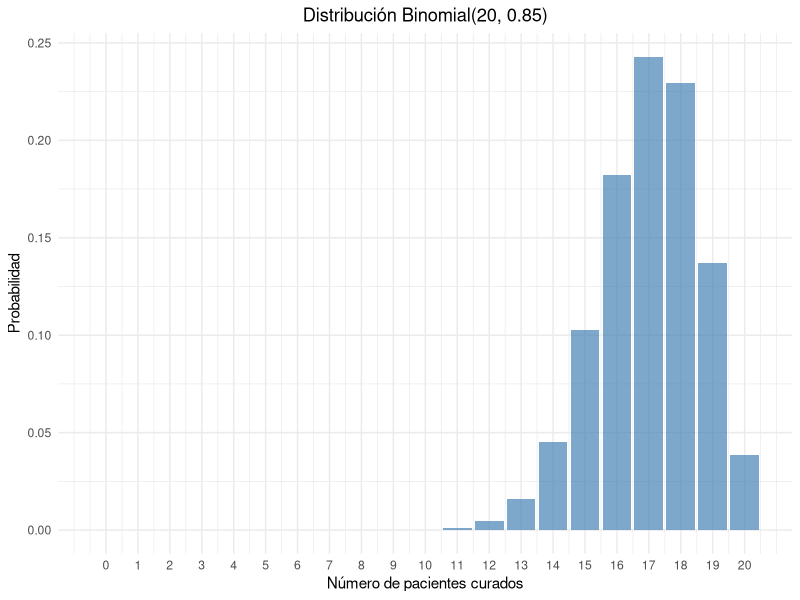
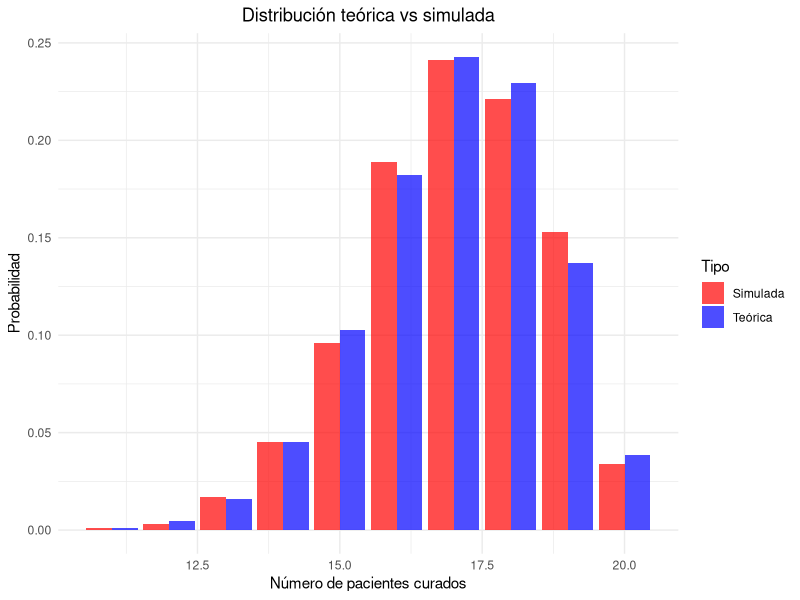
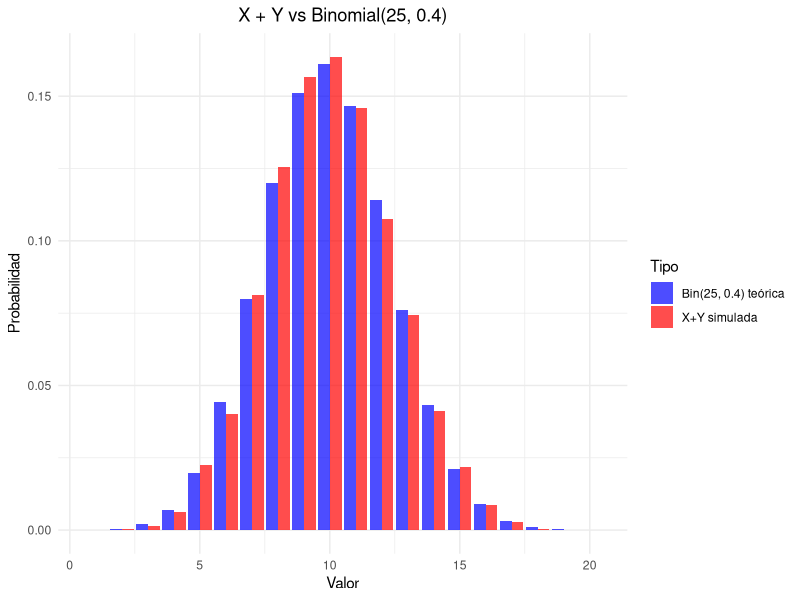
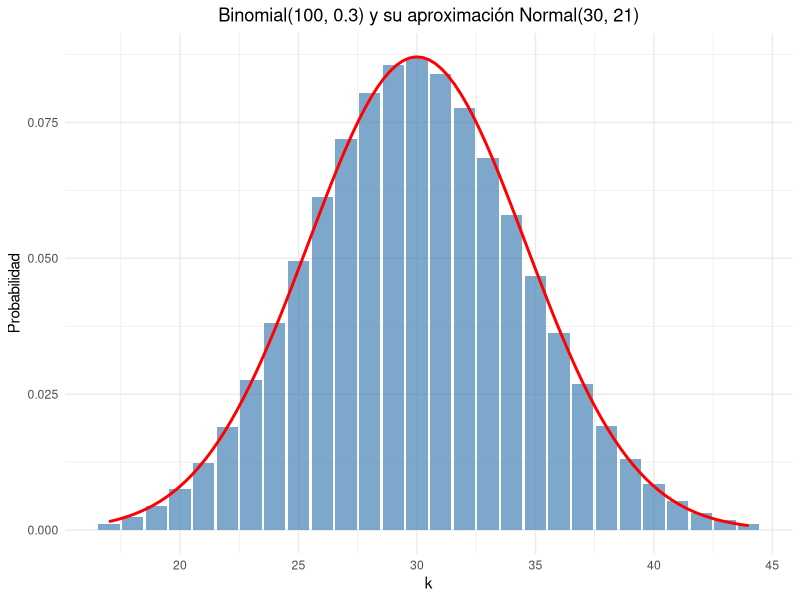
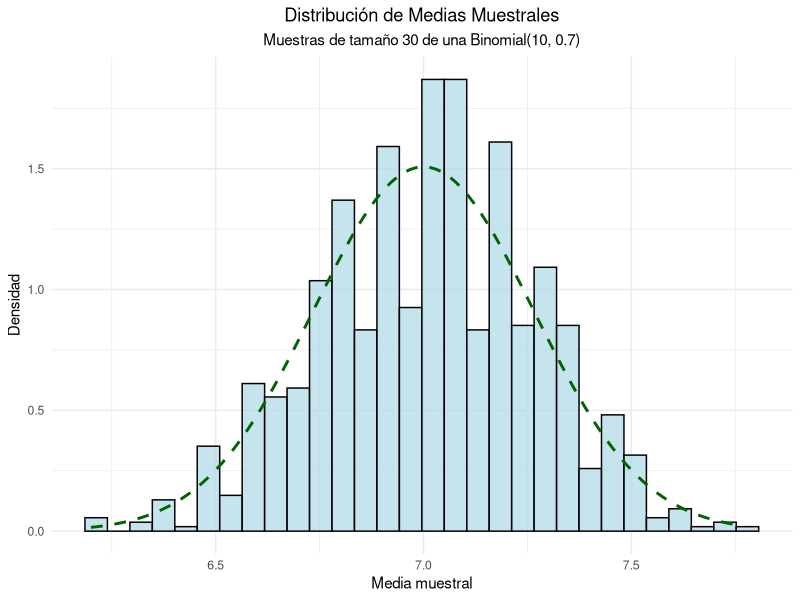
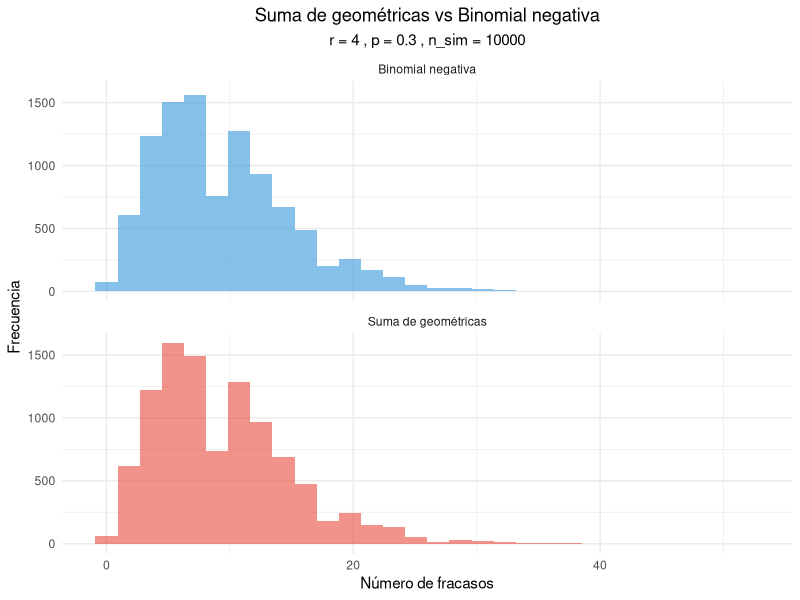
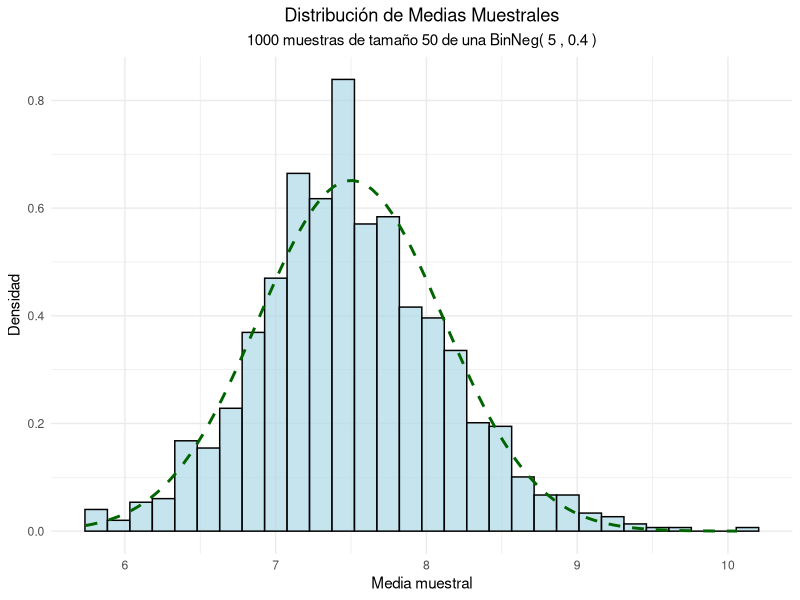
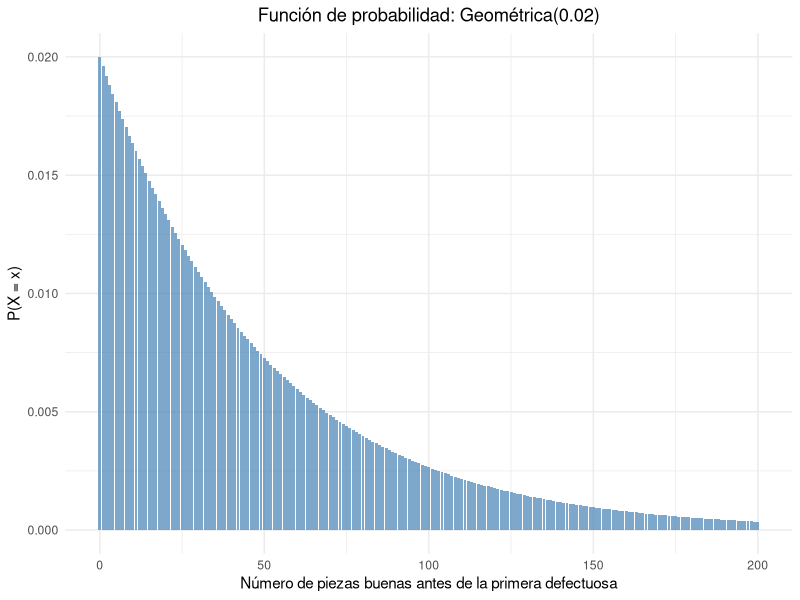

Write the R code that produced these figures, in order.
## ---- chunk 1
#| label: setup
#| include: false
library(ggplot2)
library(knitr)
library(kableExtra)
## ---- chunk 2
# a) grafica
#| label: ej1-grafica
#| code-fold: true
#| fig-align: center

n_med <- 20
p_med <- 0.85

k_med <- 0:n_med
prob_med <- dbinom(k_med, n_med, p_med)
datos_med <- data.frame(k = k_med, probabilidad = prob_med)

ggplot(datos_med, aes(x = k, y = probabilidad)) +
  geom_col(fill = "steelblue", alpha = 0.7) +
  scale_x_continuous(breaks = k_med) +
  labs(title = "Distribución Binomial(20, 0.85)",
       x = "Número de pacientes curados",
       y = "Probabilidad") +
  theme_minimal() +
  theme(plot.title = element_text(hjust = 0.5))
## ---- chunk 3
# b) Eperanza, Varianza y desviación estandar
media_med <- n_med * p_med
var_med <- n_med * p_med * (1 - p_med)
sd_med <- sqrt(var_med)

cat("Esperanza:", media_med, "\n")
cat("Varianza:", var_med, "\n")
cat("Desviación estándar:", round(sd_med, 4), "\n")
## ---- chunk 4
# c) Simulación de 1000 experimentos
set.seed(123)
sim_med <- rbinom(1000, n_med, p_med)

cat("Media teórica:", media_med, "| Media observada:", round(mean(sim_med), 4), "\n")
cat("Varianza teórica:", var_med, "| Varianza observada:", round(var(sim_med), 4), "\n")
cat("Desv. estándar teórica:", round(sd_med, 4), "| Desv. estándar observada:", round(sd(sim_med), 4), "\n")
## ---- chunk 5
#| code-fold: true
#| fig-align: center

freq_obs <- table(sim_med) / 1000
k_sim <- as.numeric(names(freq_obs))

comp_med <- data.frame(
  k = rep(k_sim, 2),
  Probabilidad = c(as.numeric(freq_obs), dbinom(k_sim, n_med, p_med)),
  Tipo = rep(c("Simulada", "Teórica"), each = length(k_sim))
)

ggplot(comp_med, aes(x = k, y = Probabilidad, fill = Tipo)) +
  geom_col(position = "dodge", alpha = 0.7) +
  scale_fill_manual(values = c("Teórica" = "blue", "Simulada" = "red")) +
  labs(title = "Distribución teórica vs simulada",
       x = "Número de pacientes curados",
       y = "Probabilidad") +
  theme_minimal() +
  theme(plot.title = element_text(hjust = 0.5))
## ---- chunk 6
#| code-fold: true
#| fig-align: center

set.seed(123)
n1 <- 10
m1 <- 15
p_t <- 0.4
n_sim <- 10000

X <- rbinom(n_sim, n1, p_t)
Y <- rbinom(n_sim, m1, p_t)
suma <- X + Y

cat("Media de X+Y:", round(mean(suma), 4), "| Teórica:", (n1 + m1) * p_t, "\n")
cat("Varianza de X+Y:", round(var(suma), 4), "| Teórica:", (n1 + m1) * p_t * (1 - p_t), "\n")

freq_suma <- table(suma) / n_sim
k_suma <- as.numeric(names(freq_suma))

comp_suma <- data.frame(
  k = rep(k_suma, 2),
  Probabilidad = c(as.numeric(freq_suma), dbinom(k_suma, n1 + m1, p_t)),
  Tipo = rep(c("X+Y simulada", "Bin(25, 0.4) teórica"), each = length(k_suma))
)

ggplot(comp_suma, aes(x = k, y = Probabilidad, fill = Tipo)) +
  geom_col(position = "dodge", alpha = 0.7) +
  scale_fill_manual(values = c("Bin(25, 0.4) teórica" = "blue", "X+Y simulada" = "red")) +
  labs(title = "X + Y vs Binomial(25, 0.4)",
       x = "Valor",
       y = "Probabilidad") +
  theme_minimal() +
  theme(plot.title = element_text(hjust = 0.5))
## ---- chunk 7
#| code-fold: true
#| fig-align: center

n_ap <- 100
p_ap <- 0.3

cat("np =", n_ap * p_ap, "≥ 5:", n_ap * p_ap >= 5, "\n")
cat("n(1-p) =", n_ap * (1 - p_ap), "≥ 5:", n_ap * (1 - p_ap) >= 5, "\n")

media_ap <- n_ap * p_ap
sd_ap <- sqrt(n_ap * p_ap * (1 - p_ap))

k_ap <- 0:n_ap
datos_ap <- data.frame(k = k_ap, probabilidad = dbinom(k_ap, n_ap, p_ap))
datos_ap <- datos_ap[datos_ap$probabilidad > 0.001, ]

ggplot(datos_ap, aes(x = k, y = probabilidad)) +
  geom_col(fill = "steelblue", alpha = 0.7) +
  geom_function(fun = dnorm, args = list(mean = media_ap, sd = sd_ap),
                color = "red", linewidth = 1) +
  labs(title = "Binomial(100, 0.3) y su aproximación Normal(30, 21)",
       x = "k",
       y = "Probabilidad") +
  theme_minimal() +
  theme(plot.title = element_text(hjust = 0.5))
## ---- chunk 8


set.seed(123)
k_m <- 1000
n_m <- 30
n_b <- 10
p_b <- 0.7

medias <- replicate(k_m, mean(rbinom(n_m, n_b, p_b)))

ggplot(data.frame(Medias = medias)) +
  geom_histogram(aes(x = Medias, after_stat(density)), bins = 30,
                 fill = "lightblue", color = "black", alpha = 0.7) +
  geom_function(fun = dnorm, args = list(mean = n_b * p_b, sd = sqrt(2.1 / 30)),
                color = "darkgreen", linetype = "dashed", linewidth = 1) +
  labs(title = "Distribución de Medias Muestrales",
       subtitle = "Muestras de tamaño 30 de una Binomial(10, 0.7)",
       x = "Media muestral",
       y = "Densidad") +
  theme_minimal() +
  theme(plot.title = element_text(hjust = 0.5),
        plot.subtitle = element_text(hjust = 0.5))

cat("Media teórica:", n_b * p_b, "| Media observada:", round(mean(medias), 4), "\n")
cat("Varianza teórica:", round(2.1 / 30, 4), "| Varianza observada:", round(var(medias), 4), "\n")
## ---- chunk 9
#| code-fold: true
#| fig-align: center

comparar_geo_binneg <- function(r, p, n_sim) {
  
  # Suma de r geométricas
  suma_geo <- replicate(n_sim, sum(rgeom(r, prob = p)))
  
  # Binomial negativa directa
  binneg <- rnbinom(n_sim, size = r, prob = p)
  
  # Data frame para el gráfico
  datos <- data.frame(
    valores = c(suma_geo, binneg),
    metodo = rep(c("Suma de geométricas", "Binomial negativa"), each = n_sim)
  )
  
  ggplot(datos, aes(x = valores, fill = metodo)) +
    geom_histogram(alpha = 0.6, bins = 30, position = "identity") +
    facet_wrap(~metodo, ncol = 1) +
    labs(title = "Suma de geométricas vs Binomial negativa",
         subtitle = paste("r =", r, ", p =", p, ", n_sim =", n_sim),
         x = "Número de fracasos",
         y = "Frecuencia") +
    theme_minimal() +
    theme(legend.position = "none",
          plot.title = element_text(hjust = 0.5),
          plot.subtitle = element_text(hjust = 0.5)) +
    scale_fill_manual(values = c("#3498DB", "#E74C3C"))
}

# Ejemplo de uso
set.seed(123)
comparar_geo_binneg(r = 4, p = 0.3, n_sim = 10000)
## ---- chunk 10
set.seed(123)
k_m <- 1000
n_m <- 50
r_tcl <- 5
p_tcl <- 0.4

# Parámetros teóricos
mu_tcl <- r_tcl * (1 - p_tcl) / p_tcl
var_tcl <- r_tcl * (1 - p_tcl) / (p_tcl^2)

# Medias muestrales
medias <- replicate(k_m, mean(rnbinom(n_m, size = r_tcl, prob = p_tcl)))

ggplot(data.frame(Medias = medias)) +
  geom_histogram(aes(x = Medias, after_stat(density)), bins = 30,
                 fill = "lightblue", color = "black", alpha = 0.7) +
  geom_function(fun = dnorm, args = list(mean = mu_tcl, sd = sqrt(var_tcl / n_m)),
                color = "darkgreen", linetype = "dashed", linewidth = 1) +
  labs(title = "Distribución de Medias Muestrales",
       subtitle = paste("1000 muestras de tamaño 50 de una BinNeg(", r_tcl, ",", p_tcl, ")"),
       x = "Media muestral",
       y = "Densidad") +
  theme_minimal() +
  theme(plot.title = element_text(hjust = 0.5),
        plot.subtitle = element_text(hjust = 0.5))

cat("Media teórica:", mu_tcl, "| Media observada:", round(mean(medias), 4), "\n")
cat("Varianza teórica de la media:", round(var_tcl / n_m, 4), "| Varianza observada:", round(var(medias), 4), "\n")
## ---- chunk 11
# a) grafica
p_maq <- 0.02

k_maq <- 0:200
datos_maq <- data.frame(
  k = k_maq,
  Probabilidad = dgeom(k_maq, p_maq),
  Acumulada = pgeom(k_maq, p_maq)
)

# Función de probabilidad
ggplot(datos_maq, aes(x = k, y = Probabilidad)) +
  geom_col(fill = "steelblue", alpha = 0.7) +
  labs(title = "Función de probabilidad: Geométrica(0.02)",
       x = "Número de piezas buenas antes de la primera defectuosa",
       y = "P(X = x)") +
  theme_minimal() +
  theme(plot.title = element_text(hjust = 0.5))

# Función de distribución
ggplot(datos_maq, aes(x = k, y = Acumulada)) +
  geom_step(color = "darkgreen", linewidth = 1) +
  labs(title = "Función de distribución: Geométrica(0.02)",
       x = "Número de piezas buenas antes de la primera defectuosa",
       y = "P(X ≤ x)") +
  theme_minimal() +
  theme(plot.title = element_text(hjust = 0.5))
## ---- chunk 12
# b) ESperanza y varianza
media_maq <- (1 - p_maq) / p_maq
var_maq <- (1 - p_maq) / (p_maq^2)
sd_maq <- sqrt(var_maq)

cat("Esperanza:", media_maq, "\n")
cat("Varianza:", var_maq, "\n")
cat("Desviación estándar:", round(sd_maq, 4), "\n")
## ---- chunk 13
# simulación
set.seed(123)
n_sim <- 10000
sim_maq <- rgeom(n_sim, p_maq)

cat("Media teórica:", media_maq, "| Media observada:", round(mean(sim_maq), 4), "\n")
cat("Varianza teórica:", var_maq, "| Varianza observada:", round(var(sim_maq), 4), "\n")
cat("Desv. estándar teórica:", round(sd_maq, 4), "| Desv. estándar observada:", round(sd(sim_maq), 4), "\n")
## ---- chunk 14
# d) propieda de la falta de memoria
s <- 30
t <- 20

# P(X >= s + t)
prob_s_t <- 1 - pgeom(s + t - 1, p_maq)

# P(X >= s)
prob_s <- 1 - pgeom(s - 1, p_maq)

# P(X >= t)
prob_t <- 1 - pgeom(t - 1, p_maq)

# P(X >= s + t | X >= s)
prob_condicional <- prob_s_t / prob_s

cat("P(X ≥", s + t, "| X ≥", s, ") =", round(prob_condicional, 6), "\n")
cat("P(X ≥", t, ") =", round(prob_t, 6), "\n")
cat("¿Son iguales?", abs(prob_condicional - prob_t) < 1e-10, "\n")
## ---- chunk 15
set.seed(123)
k_m <- 1000
n_m <- 50
p_tcl <- 0.2

# Parámetros teóricos
mu_tcl <- (1 - p_tcl) / p_tcl
var_tcl <- (1 - p_tcl) / (p_tcl^2)

# Medias muestrales
medias <- replicate(k_m, mean(rgeom(n_m, p_tcl)))
## ---- chunk 16
ggplot(data.frame(Medias = medias)) +
  geom_histogram(aes(x = Medias, after_stat(density)), bins = 30,
                 fill = "lightblue", color = "black", alpha = 0.7) +
  geom_function(fun = dnorm, args = list(mean = mu_tcl, sd = sqrt(var_tcl / n_m)),
                color = "darkgreen", linetype = "dashed", linewidth = 1) +
  labs(title = "Distribución de Medias Muestrales",
       subtitle = "1000 muestras de tamaño 50 de una Geométrica(0.2)",
       x = "Media muestral",
       y = "Densidad") +
  theme_minimal() +
  theme(plot.title = element_text(hjust = 0.5),
        plot.subtitle = element_text(hjust = 0.5))

cat("Media teórica:", mu_tcl, "| Media observada:", round(mean(medias), 4), "\n")
cat("Varianza teórica de la media:", var_tcl / n_m, "| Varianza observada:", round(var(medias), 4), "\n")
## ---- chunk 17
N <- 50
K <- 10
n <- 8

x <- 0:8
prob <- dhyper(x, K, N - K, n)

tabla <- data.frame(x = x, Probabilidad = round(prob, 4))
tabla

# Media, varianza y desviación estándar
media <- n * K / N
varianza <- n * (K / N) * (1 - K / N) * (N - n) / (N - 1)
desv <- sqrt(varianza)

cat("Media:", media, "\n")
cat("Varianza:", round(varianza, 4), "\n")
cat("Desviación estándar:", round(desv, 4), "\n")
## ---- chunk 18
barplot(prob, names.arg = x, col = "steelblue",
        main = "Hipergeométrica(50, 10, 8)",
        xlab = "Número de piezas defectuosas", ylab = "Probabilidad")


## ---- chunk 19
par(mfrow = c(2, 2)) 
for (K in c(5, 15, 25, 40)) { barplot(dhyper(0:10, K, 50 - K, 10), names.arg = 0:10, col = "purple", main = paste("K =", K), xlab = "x", ylab = "Probabilidad") }
## ---- chunk 20
par(mfrow = c(2, 2))
for (n in c(5, 10, 20, 30)) {
  barplot(dhyper(0:n, 20, 30, n), names.arg = 0:n, col = "orange",
          main = paste("n =", n), xlab = "x", ylab = "Probabilidad")
}
## ---- chunk 21
#| code-fold: true
#| fig-align: center

set.seed(123)
N <- 50
K <- 20
n <- 10

datos <- rhyper(10000, K, N - K, n)

# Valores teóricos
media_teo <- n * K / N
var_teo <- n * (K / N) * (1 - K / N) * (N - n) / (N - 1)

cat("Media teórica:", media_teo, "| Media observada:", round(mean(datos), 4), "\n")
cat("Varianza teórica:", round(var_teo, 4), "| Varianza observada:", round(var(datos), 4), "\n")

# Comparación de la distribución
obs <- table(factor(datos, levels = 0:10)) / 10000
teo <- dhyper(0:10, K, N - K, n)

barplot(rbind(obs, teo), beside = TRUE, names.arg = 0:10,
        col = c("red", "blue"),
        main = "Simulada vs Teórica", xlab = "x", ylab = "Probabilidad")
legend("topright", legend = c("Simulada", "Teórica"), fill = c("red", "blue"))
## ---- chunk 22
#| label: tcl
#| code-fold: true
#| fig-align: center

set.seed(123)
medias <- replicate(1000, mean(rhyper(50, K, N - K, n)))

hist(medias, freq = FALSE, breaks = 30, col = "lightblue",
     main = "Distribución de las medias muestrales",
     xlab = "Media muestral", ylab = "Densidad")
curve(dnorm(x, media_teo, sqrt(var_teo / 50)), add = TRUE, col = "red", lwd = 2)

cat("Media teórica:", media_teo, "| Media observada:", round(mean(medias), 4), "\n")
cat("Varianza teórica:", round(var_teo / 50, 4), "| Varianza observada:", round(var(medias), 4), "\n")
## ---- chunk 23
set.seed(123)
lambda_tcl <- 7
tamanos <- c(5, 10, 30, 100)
k_muestras <- 1000

# Medias muestrales para cada tamaño de muestra
data_tcl <- data.frame()
for (n in tamanos) {
  medias <- replicate(k_muestras, mean(rpois(n, lambda_tcl)))
  temp <- data.frame(
    media = medias,
    n = n,
    n_label = paste("n =", n),
    # Media estandarizada: (media - λ) / sqrt(λ/n)
    z = (medias - lambda_tcl) / sqrt(lambda_tcl / n)
  )
  data_tcl <- rbind(data_tcl, temp)
}
data_tcl$n_label <- factor(data_tcl$n_label, levels = paste("n =", tamanos))

# Tabla comparativa de media y varianza
tabla_tcl <- data.frame(
  n = tamanos,
  Media_Teorica = lambda_tcl,
  Media_Observada = sapply(tamanos, function(n) mean(data_tcl$media[data_tcl$n == n])),
  Var_Teorica = lambda_tcl / tamanos,
  Var_Observada = sapply(tamanos, function(n) var(data_tcl$media[data_tcl$n == n]))
)

kable (tabla_tcl, digits = 4,
      caption = "Media y varianza de la media muestral (λ = 7)",
      col.names = c("n", "Media teórica", "Media observada", "Var. teórica", "Var. observada"))
## ---- chunk 24
#| code-fold: true
#| fig-align: center

ggplot(data_tcl, aes(x = z)) +
  geom_histogram(aes(y = after_stat(density)), bins = 30,
                 fill = "lightblue", color = "black", alpha = 0.7) +
  stat_function(fun = dnorm, args = list(mean = 0, sd = 1),
                color = "red", linewidth = 1) +
  facet_wrap(~n_label) +
  labs(title = "Verificación del TCL: Poisson(7)",
       subtitle = "Medias muestrales estandarizadas. Línea roja: N(0,1)",
       x = "Media estandarizada",
       y = "Densidad") +
  theme_minimal() +
  theme(plot.title = element_text(hjust = 0.5),
        plot.subtitle = element_text(hjust = 0.5))
## ---- chunk 25
# a) genero las muestra 
set.seed(123)
n_sim <- 10000
lambda1 <- 3.5
lambda2 <- 2.8

X1 <- rpois(n_sim, lambda1)
X2 <- rpois(n_sim, lambda2)
suma <- X1 + X2
## ---- chunk 26
# b) comparación 
directa <- rpois(n_sim, lambda1 + lambda2)

stats <- data.frame( Método = c("X1 + X2", "Poisson(6.3) directa", "Teórico"), Media = c(mean(suma), mean(directa), 6.3),Varianza = c(var(suma), var(directa), 6.3)
)
kable(stats, digits = 4,
      caption = "Estadísticas de la suma vs Poisson(6.3)")

## ---- chunk 27
# Comparación gráfica
data_comp <- data.frame( valores = c(suma, directa),
                         metodo = rep(c("X1 + X2", "Poisson(6.3)"), each = n_sim)
)
ggplot(data_comp, aes(x = valores, fill = metodo)) +
  geom_histogram(binwidth = 1, center = 0, position = "dodge2", alpha = 0.7) +
  scale_fill_manual(values = c("X1 + X2" = "#3498DB", "Poisson(6.3)" = "#E74C3C")) +
  labs(title = "Suma de Poisson vs Poisson(6.3) directa",
       x = "Número de eventos",
       y = "Frecuencia",
       fill = "Método") +
  theme_minimal() +
  theme(plot.title = element_text(hjust = 0.5))
## ---- chunk 28
# c) suma de la variables poisson
set.seed(456)
X3 <- rpois(n_sim, 1.9)
X4 <- rpois(n_sim, 4.2)
suma4 <- X1 + X2 + X3 + X4
lambda_total <- 3.5 + 2.8 + 1.9 + 4.2

directa4 <- rpois(n_sim, lambda_total)

stats4 <- data.frame(
  Método = c("X1 + X2 + X3 + X4", "Poisson(12.4) directa", "Teórico"),
  Media = c(mean(suma4), mean(directa4), lambda_total),
  Varianza = c(var(suma4), var(directa4), lambda_total)
)

kable(stats4, digits = 4,
      caption = "Estadísticas de la suma de 4 variables vs Poisson(12.4)")

data_comp4 <- data.frame(
  valores = c(suma4, directa4),
  metodo = rep(c("Suma de 4 Poisson", "Poisson(12.4)"), each = n_sim)
)

ggplot(data_comp4, aes(x = valores, fill = metodo)) +
  geom_histogram(binwidth = 1, center = 0, position = "dodge2", alpha = 0.7) +
  scale_fill_manual(values = c("Suma de 4 Poisson" = "#2ECC71", "Poisson(12.4)" = "#F39C12")) +
  labs(title = "Suma de 4 Poisson vs Poisson(12.4) directa",
       x = "Número de eventos",
       y = "Frecuencia",
       fill = "Método") +
  theme_minimal() +
  theme(plot.title = element_text(hjust = 0.5))
## ---- chunk 29
# a) Probabilidad de quedarse sin existencias
lambda_inv <- 8
inventario <- 12

# P(X > 12)
prob_agotarse <- 1 - ppois(inventario, lambda_inv)
cat("P(X > 12) =", round(prob_agotarse, 4), "\n")
## ---- chunk 30
# b) inventario
niveles <- 0:30
prob_agota <- 1 - ppois(niveles, lambda_inv)

nivel_5 <- min(niveles[prob_agota < 0.05])
cat("Inventario mínimo:", nivel_5, "unidades\n")
cat("P(agotarse) con", nivel_5, "unidades =", round(1 - ppois(nivel_5, lambda_inv), 4), "\n")
## ---- chunk 31
# c) costo diario esperado
x <- 0:60
p <- dpois(x, lambda_inv)

costo_esperado <- function(s) {
  sobrantes <- pmax(s - x, 0)
  perdidas <- pmax(x - s, 0)
  10 * s + 2 * sum(sobrantes * p) + 15 * sum(perdidas * p)
}

cat("Costo esperado con 12 unidades: $", round(costo_esperado(12), 2), "\n")
## ---- chunk 32
# nivel optimo de inventario
niveles <- 0:25
costos <- sapply(niveles, costo_esperado)

optimo <- niveles[which.min(costos)]
cat("Nivel óptimo de inventario:", optimo, "unidades\n")
cat("Costo esperado mínimo: $", round(min(costos), 2), "\n")

data_costos <- data.frame(inventario = niveles, costo = costos)

ggplot(data_costos, aes(x = inventario, y = costo)) +
  geom_line(color = "#3498DB", linewidth = 1) +
  geom_point(size = 2) +
  geom_point(data = data_costos[data_costos$inventario == optimo, ],
             color = "red", size = 4) +
  labs(title = "Costo esperado diario según el nivel de inventario",
       subtitle = "Punto rojo: nivel óptimo",
       x = "Unidades en inventario",
       y = "Costo esperado ($)") +
  theme_minimal() +
  theme(plot.title = element_text(hjust = 0.5),
        plot.subtitle = element_text(hjust = 0.5))
## ---- chunk 33
set.seed(123)
n_sim <- 500
muestra <- sample(0:4, n_sim, replace = TRUE)

# Frecuencias observadas
freq_obs <- table(muestra)
freq_rel <- prop.table(freq_obs)

# Comparar con probabilidades teóricas
comparacion <- data.frame(
  Valor = 0:4,
  Prob_Teorica = rep(1/5, 5),
  Freq_Observada = as.numeric(freq_rel)
)

kable(comparacion,
      caption = "Comparación entre probabilidades teóricas y observadas",
      col.names = c("Valor", "Prob. Teórica", "Freq. Observada"),
      digits = 4) |>
  kable_styling(bootstrap_options = "striped")
## ---- chunk 34
ggplot(comparacion) +
  geom_col(aes(x = Valor, y = Freq_Observada), alpha = 0.7, fill = "firebrick") +
  scale_x_continuous(breaks = 0:4) +
  geom_hline(yintercept = 1/5, color = "blue", linetype = "dashed", linewidth = 1) +
  annotate("text", x = 2, y = 1/5 + 0.01, label = "Probabilidad Teórica = 1/5", color = "black") +
  labs(title = paste("Simulación con", n_sim, "observaciones"),
       x = "Valor",
       y = "Probabilidad") +
  theme_minimal() +
  theme(plot.title = element_text(hjust = 0.5))
## ---- chunk 35
set.seed(123)
k_muestra <- 1000
n_muestra <- 50

# Parámetros teóricos
mu <- 5.5
sigma2 <- (10^2 - 1) / 12

# Medias muestrales
medias_muestrales <- replicate(k_muestra, {
  muestra <- sample(1:10, n_muestra, replace = TRUE)
  mean(muestra)
})

hist_data <- data.frame(Medias = medias_muestrales)
## ---- chunk 36
ggplot(hist_data) +
  geom_histogram(aes(x = Medias, after_stat(density)), bins = 30,
                 fill = "lightblue", alpha = 0.7, color = "black") +
  geom_function(fun = dnorm, args = list(mean = mu, sd = sqrt(sigma2 / n_muestra)),
                color = "darkgreen", linetype = "dashed", linewidth = 1) +
  labs(title = "Distribución de Medias Muestrales",
       subtitle = paste("n =", n_muestra, "de una v.a. uniforme discreta en {1,...,10}"),
       x = "Media Muestral",
       y = "Densidad") +
  theme_minimal() +
  theme(plot.title = element_text(hjust = 0.5),
        plot.subtitle = element_text(hjust = 0.5))

# Estadísticas
cat("Media teórica:", mu, "\n")
cat("Media observada:", round(mean(medias_muestrales), 4), "\n")
cat("Varianza teórica de la media:", round(sigma2 / n_muestra, 4), "\n")
cat("Varianza observada de la media:", round(var(medias_muestrales), 4), "\n")
